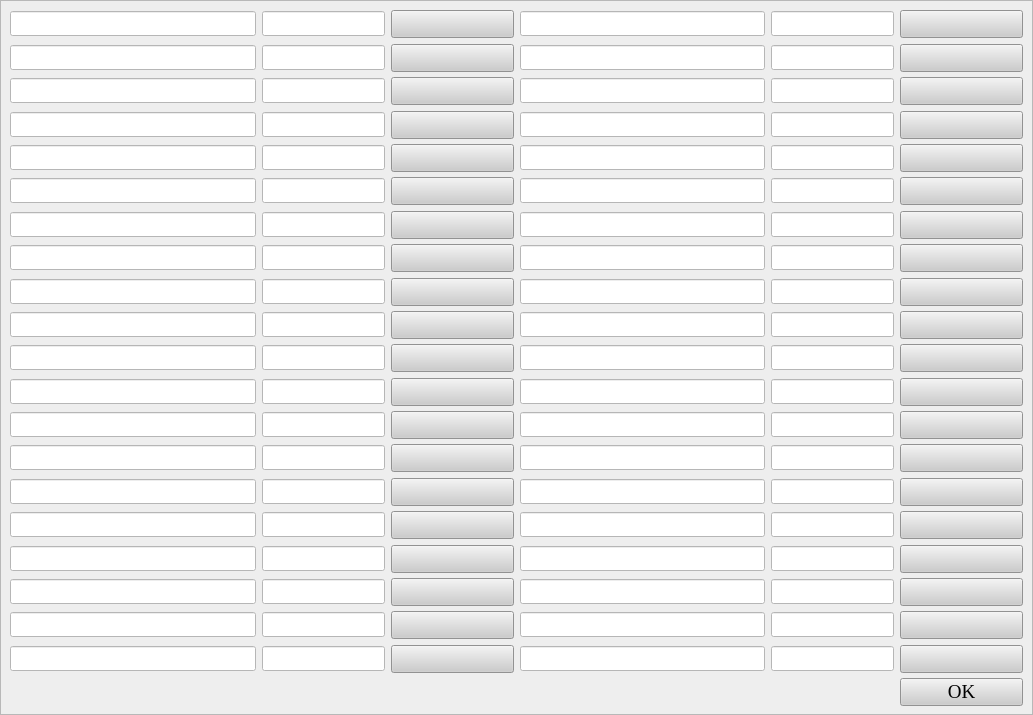
<?xml version="1.0" encoding="UTF-8"?>
<ui version="4.0">
 <class>ScriptSetting</class>
 <widget class="QWidget" name="ScriptSetting">
  <property name="geometry">
   <rect>
    <x>0</x>
    <y>0</y>
    <width>1033</width>
    <height>715</height>
   </rect>
  </property>
  <property name="minimumSize">
   <size>
    <width>1033</width>
    <height>715</height>
   </size>
  </property>
  <property name="maximumSize">
   <size>
    <width>1033</width>
    <height>728</height>
   </size>
  </property>
  <property name="windowTitle">
   <string>Setting</string>
  </property>
  <property name="styleSheet">
   <string notr="true">QFrame{
	background-color: #EEEEEE;
}
QPushButton{
	background-color: 	#CCCCCC;
	color: rgb(0, 0, 0);
	font: 75 14pt &quot;Times New Roman&quot;;
}
QPushButton:hover{
	background-color: #0078D4;
	color: rgb(255, 255, 255);
	font: 14pt &quot;Calibri&quot;;
}
QLabel{
	color: rgb(0, 0, 0);
background-color: #EEEEEE;
	font: 75 14pt &quot;Calibri&quot;;
}

QTextEdit{
background-color: #828EAE;
	color: rgb(255, 255, 255);
}
QLineEdit{
	background-color: #FFFFFF;
	color: rgb(0, 0, 0);
	border-width: 2px;
	border-color: rgb(0, 0, 0);
}
QLineEdit:hover{
	border: 1px solid blue; 
	background-color: #FFFFFF;
}</string>
  </property>
  <layout class="QGridLayout" name="gridLayout" columnstretch="0,0">
   <property name="horizontalSpacing">
    <number>7</number>
   </property>
   <property name="verticalSpacing">
    <number>2</number>
   </property>
   <property name="margin">
    <number>0</number>
   </property>
   <item row="0" column="1">
    <widget class="QFrame" name="frame">
     <property name="frameShape">
      <enum>QFrame::StyledPanel</enum>
     </property>
     <property name="frameShadow">
      <enum>QFrame::Raised</enum>
     </property>
     <layout class="QGridLayout" name="gridLayout_2" columnstretch="2,1,1,2,1,1">
      <item row="0" column="2">
       <widget class="QPushButton" name="pushButton_1">
        <property name="minimumSize">
         <size>
          <width>93</width>
          <height>28</height>
         </size>
        </property>
        <property name="font">
         <font>
          <family>Times New Roman</family>
          <pointsize>14</pointsize>
          <weight>9</weight>
          <italic>false</italic>
          <bold>false</bold>
         </font>
        </property>
        <property name="text">
         <string/>
        </property>
       </widget>
      </item>
      <item row="19" column="2">
       <widget class="QPushButton" name="pushButton_20">
        <property name="minimumSize">
         <size>
          <width>93</width>
          <height>28</height>
         </size>
        </property>
        <property name="font">
         <font>
          <family>Times New Roman</family>
          <pointsize>14</pointsize>
          <weight>9</weight>
          <italic>false</italic>
          <bold>false</bold>
         </font>
        </property>
        <property name="text">
         <string/>
        </property>
       </widget>
      </item>
      <item row="3" column="2">
       <widget class="QPushButton" name="pushButton_4">
        <property name="minimumSize">
         <size>
          <width>93</width>
          <height>28</height>
         </size>
        </property>
        <property name="font">
         <font>
          <family>Times New Roman</family>
          <pointsize>14</pointsize>
          <weight>9</weight>
          <italic>false</italic>
          <bold>false</bold>
         </font>
        </property>
        <property name="text">
         <string/>
        </property>
       </widget>
      </item>
      <item row="18" column="2">
       <widget class="QPushButton" name="pushButton_19">
        <property name="minimumSize">
         <size>
          <width>93</width>
          <height>28</height>
         </size>
        </property>
        <property name="font">
         <font>
          <family>Times New Roman</family>
          <pointsize>14</pointsize>
          <weight>9</weight>
          <italic>false</italic>
          <bold>false</bold>
         </font>
        </property>
        <property name="text">
         <string/>
        </property>
       </widget>
      </item>
      <item row="2" column="2">
       <widget class="QPushButton" name="pushButton_3">
        <property name="minimumSize">
         <size>
          <width>93</width>
          <height>28</height>
         </size>
        </property>
        <property name="font">
         <font>
          <family>Times New Roman</family>
          <pointsize>14</pointsize>
          <weight>9</weight>
          <italic>false</italic>
          <bold>false</bold>
         </font>
        </property>
        <property name="text">
         <string/>
        </property>
       </widget>
      </item>
      <item row="0" column="0">
       <widget class="QLineEdit" name="str_lineedit_1">
        <property name="font">
         <font>
          <family>Century Schoolbook</family>
          <pointsize>12</pointsize>
         </font>
        </property>
       </widget>
      </item>
      <item row="1" column="2">
       <widget class="QPushButton" name="pushButton_2">
        <property name="minimumSize">
         <size>
          <width>93</width>
          <height>28</height>
         </size>
        </property>
        <property name="font">
         <font>
          <family>Times New Roman</family>
          <pointsize>14</pointsize>
          <weight>9</weight>
          <italic>false</italic>
          <bold>false</bold>
         </font>
        </property>
        <property name="text">
         <string/>
        </property>
       </widget>
      </item>
      <item row="4" column="2">
       <widget class="QPushButton" name="pushButton_5">
        <property name="minimumSize">
         <size>
          <width>93</width>
          <height>28</height>
         </size>
        </property>
        <property name="font">
         <font>
          <family>Times New Roman</family>
          <pointsize>14</pointsize>
          <weight>9</weight>
          <italic>false</italic>
          <bold>false</bold>
         </font>
        </property>
        <property name="text">
         <string/>
        </property>
       </widget>
      </item>
      <item row="14" column="2">
       <widget class="QPushButton" name="pushButton_15">
        <property name="minimumSize">
         <size>
          <width>93</width>
          <height>28</height>
         </size>
        </property>
        <property name="font">
         <font>
          <family>Times New Roman</family>
          <pointsize>14</pointsize>
          <weight>9</weight>
          <italic>false</italic>
          <bold>false</bold>
         </font>
        </property>
        <property name="text">
         <string/>
        </property>
       </widget>
      </item>
      <item row="16" column="2">
       <widget class="QPushButton" name="pushButton_17">
        <property name="minimumSize">
         <size>
          <width>93</width>
          <height>28</height>
         </size>
        </property>
        <property name="font">
         <font>
          <family>Times New Roman</family>
          <pointsize>14</pointsize>
          <weight>9</weight>
          <italic>false</italic>
          <bold>false</bold>
         </font>
        </property>
        <property name="text">
         <string/>
        </property>
       </widget>
      </item>
      <item row="15" column="2">
       <widget class="QPushButton" name="pushButton_16">
        <property name="minimumSize">
         <size>
          <width>93</width>
          <height>28</height>
         </size>
        </property>
        <property name="font">
         <font>
          <family>Times New Roman</family>
          <pointsize>14</pointsize>
          <weight>9</weight>
          <italic>false</italic>
          <bold>false</bold>
         </font>
        </property>
        <property name="text">
         <string/>
        </property>
       </widget>
      </item>
      <item row="13" column="2">
       <widget class="QPushButton" name="pushButton_14">
        <property name="minimumSize">
         <size>
          <width>93</width>
          <height>28</height>
         </size>
        </property>
        <property name="font">
         <font>
          <family>Times New Roman</family>
          <pointsize>14</pointsize>
          <weight>9</weight>
          <italic>false</italic>
          <bold>false</bold>
         </font>
        </property>
        <property name="text">
         <string/>
        </property>
       </widget>
      </item>
      <item row="17" column="2">
       <widget class="QPushButton" name="pushButton_18">
        <property name="minimumSize">
         <size>
          <width>93</width>
          <height>28</height>
         </size>
        </property>
        <property name="font">
         <font>
          <family>Times New Roman</family>
          <pointsize>14</pointsize>
          <weight>9</weight>
          <italic>false</italic>
          <bold>false</bold>
         </font>
        </property>
        <property name="text">
         <string/>
        </property>
       </widget>
      </item>
      <item row="0" column="5">
       <widget class="QPushButton" name="pushButton_21">
        <property name="minimumSize">
         <size>
          <width>93</width>
          <height>28</height>
         </size>
        </property>
        <property name="font">
         <font>
          <family>Times New Roman</family>
          <pointsize>14</pointsize>
          <weight>9</weight>
          <italic>false</italic>
          <bold>false</bold>
         </font>
        </property>
        <property name="text">
         <string/>
        </property>
       </widget>
      </item>
      <item row="5" column="2">
       <widget class="QPushButton" name="pushButton_6">
        <property name="minimumSize">
         <size>
          <width>93</width>
          <height>28</height>
         </size>
        </property>
        <property name="font">
         <font>
          <family>Times New Roman</family>
          <pointsize>14</pointsize>
          <weight>9</weight>
          <italic>false</italic>
          <bold>false</bold>
         </font>
        </property>
        <property name="text">
         <string/>
        </property>
       </widget>
      </item>
      <item row="8" column="2">
       <widget class="QPushButton" name="pushButton_9">
        <property name="minimumSize">
         <size>
          <width>93</width>
          <height>28</height>
         </size>
        </property>
        <property name="font">
         <font>
          <family>Times New Roman</family>
          <pointsize>14</pointsize>
          <weight>9</weight>
          <italic>false</italic>
          <bold>false</bold>
         </font>
        </property>
        <property name="text">
         <string/>
        </property>
       </widget>
      </item>
      <item row="7" column="2">
       <widget class="QPushButton" name="pushButton_8">
        <property name="minimumSize">
         <size>
          <width>93</width>
          <height>28</height>
         </size>
        </property>
        <property name="font">
         <font>
          <family>Times New Roman</family>
          <pointsize>14</pointsize>
          <weight>9</weight>
          <italic>false</italic>
          <bold>false</bold>
         </font>
        </property>
        <property name="text">
         <string/>
        </property>
       </widget>
      </item>
      <item row="6" column="2">
       <widget class="QPushButton" name="pushButton_7">
        <property name="minimumSize">
         <size>
          <width>93</width>
          <height>28</height>
         </size>
        </property>
        <property name="font">
         <font>
          <family>Times New Roman</family>
          <pointsize>14</pointsize>
          <weight>9</weight>
          <italic>false</italic>
          <bold>false</bold>
         </font>
        </property>
        <property name="text">
         <string/>
        </property>
       </widget>
      </item>
      <item row="9" column="2">
       <widget class="QPushButton" name="pushButton_10">
        <property name="minimumSize">
         <size>
          <width>93</width>
          <height>28</height>
         </size>
        </property>
        <property name="font">
         <font>
          <family>Times New Roman</family>
          <pointsize>14</pointsize>
          <weight>9</weight>
          <italic>false</italic>
          <bold>false</bold>
         </font>
        </property>
        <property name="text">
         <string/>
        </property>
       </widget>
      </item>
      <item row="10" column="2">
       <widget class="QPushButton" name="pushButton_11">
        <property name="minimumSize">
         <size>
          <width>93</width>
          <height>28</height>
         </size>
        </property>
        <property name="font">
         <font>
          <family>Times New Roman</family>
          <pointsize>14</pointsize>
          <weight>9</weight>
          <italic>false</italic>
          <bold>false</bold>
         </font>
        </property>
        <property name="text">
         <string/>
        </property>
       </widget>
      </item>
      <item row="11" column="2">
       <widget class="QPushButton" name="pushButton_12">
        <property name="minimumSize">
         <size>
          <width>93</width>
          <height>28</height>
         </size>
        </property>
        <property name="font">
         <font>
          <family>Times New Roman</family>
          <pointsize>14</pointsize>
          <weight>9</weight>
          <italic>false</italic>
          <bold>false</bold>
         </font>
        </property>
        <property name="text">
         <string/>
        </property>
       </widget>
      </item>
      <item row="12" column="2">
       <widget class="QPushButton" name="pushButton_13">
        <property name="minimumSize">
         <size>
          <width>93</width>
          <height>28</height>
         </size>
        </property>
        <property name="font">
         <font>
          <family>Times New Roman</family>
          <pointsize>14</pointsize>
          <weight>9</weight>
          <italic>false</italic>
          <bold>false</bold>
         </font>
        </property>
        <property name="text">
         <string/>
        </property>
       </widget>
      </item>
      <item row="20" column="5">
       <widget class="QPushButton" name="ok_btn">
        <property name="minimumSize">
         <size>
          <width>93</width>
          <height>28</height>
         </size>
        </property>
        <property name="font">
         <font>
          <family>Times New Roman</family>
          <pointsize>14</pointsize>
          <weight>9</weight>
          <italic>false</italic>
          <bold>false</bold>
         </font>
        </property>
        <property name="text">
         <string>OK</string>
        </property>
       </widget>
      </item>
      <item row="1" column="5">
       <widget class="QPushButton" name="pushButton_22">
        <property name="minimumSize">
         <size>
          <width>93</width>
          <height>28</height>
         </size>
        </property>
        <property name="font">
         <font>
          <family>Times New Roman</family>
          <pointsize>14</pointsize>
          <weight>9</weight>
          <italic>false</italic>
          <bold>false</bold>
         </font>
        </property>
        <property name="text">
         <string/>
        </property>
       </widget>
      </item>
      <item row="5" column="5">
       <widget class="QPushButton" name="pushButton_26">
        <property name="minimumSize">
         <size>
          <width>93</width>
          <height>28</height>
         </size>
        </property>
        <property name="font">
         <font>
          <family>Times New Roman</family>
          <pointsize>14</pointsize>
          <weight>9</weight>
          <italic>false</italic>
          <bold>false</bold>
         </font>
        </property>
        <property name="text">
         <string/>
        </property>
       </widget>
      </item>
      <item row="2" column="5">
       <widget class="QPushButton" name="pushButton_23">
        <property name="minimumSize">
         <size>
          <width>93</width>
          <height>28</height>
         </size>
        </property>
        <property name="font">
         <font>
          <family>Times New Roman</family>
          <pointsize>14</pointsize>
          <weight>9</weight>
          <italic>false</italic>
          <bold>false</bold>
         </font>
        </property>
        <property name="text">
         <string/>
        </property>
       </widget>
      </item>
      <item row="4" column="5">
       <widget class="QPushButton" name="pushButton_25">
        <property name="minimumSize">
         <size>
          <width>93</width>
          <height>28</height>
         </size>
        </property>
        <property name="font">
         <font>
          <family>Times New Roman</family>
          <pointsize>14</pointsize>
          <weight>9</weight>
          <italic>false</italic>
          <bold>false</bold>
         </font>
        </property>
        <property name="text">
         <string/>
        </property>
       </widget>
      </item>
      <item row="3" column="5">
       <widget class="QPushButton" name="pushButton_24">
        <property name="minimumSize">
         <size>
          <width>93</width>
          <height>28</height>
         </size>
        </property>
        <property name="font">
         <font>
          <family>Times New Roman</family>
          <pointsize>14</pointsize>
          <weight>9</weight>
          <italic>false</italic>
          <bold>false</bold>
         </font>
        </property>
        <property name="text">
         <string/>
        </property>
       </widget>
      </item>
      <item row="6" column="5">
       <widget class="QPushButton" name="pushButton_27">
        <property name="minimumSize">
         <size>
          <width>93</width>
          <height>28</height>
         </size>
        </property>
        <property name="font">
         <font>
          <family>Times New Roman</family>
          <pointsize>14</pointsize>
          <weight>9</weight>
          <italic>false</italic>
          <bold>false</bold>
         </font>
        </property>
        <property name="text">
         <string/>
        </property>
       </widget>
      </item>
      <item row="7" column="5">
       <widget class="QPushButton" name="pushButton_28">
        <property name="minimumSize">
         <size>
          <width>93</width>
          <height>28</height>
         </size>
        </property>
        <property name="font">
         <font>
          <family>Times New Roman</family>
          <pointsize>14</pointsize>
          <weight>9</weight>
          <italic>false</italic>
          <bold>false</bold>
         </font>
        </property>
        <property name="text">
         <string/>
        </property>
       </widget>
      </item>
      <item row="9" column="5">
       <widget class="QPushButton" name="pushButton_30">
        <property name="minimumSize">
         <size>
          <width>93</width>
          <height>28</height>
         </size>
        </property>
        <property name="font">
         <font>
          <family>Times New Roman</family>
          <pointsize>14</pointsize>
          <weight>9</weight>
          <italic>false</italic>
          <bold>false</bold>
         </font>
        </property>
        <property name="text">
         <string/>
        </property>
       </widget>
      </item>
      <item row="12" column="5">
       <widget class="QPushButton" name="pushButton_33">
        <property name="minimumSize">
         <size>
          <width>93</width>
          <height>28</height>
         </size>
        </property>
        <property name="font">
         <font>
          <family>Times New Roman</family>
          <pointsize>14</pointsize>
          <weight>9</weight>
          <italic>false</italic>
          <bold>false</bold>
         </font>
        </property>
        <property name="text">
         <string/>
        </property>
       </widget>
      </item>
      <item row="19" column="5">
       <widget class="QPushButton" name="pushButton_40">
        <property name="minimumSize">
         <size>
          <width>93</width>
          <height>28</height>
         </size>
        </property>
        <property name="font">
         <font>
          <family>Times New Roman</family>
          <pointsize>14</pointsize>
          <weight>9</weight>
          <italic>false</italic>
          <bold>false</bold>
         </font>
        </property>
        <property name="text">
         <string/>
        </property>
       </widget>
      </item>
      <item row="17" column="5">
       <widget class="QPushButton" name="pushButton_38">
        <property name="minimumSize">
         <size>
          <width>93</width>
          <height>28</height>
         </size>
        </property>
        <property name="font">
         <font>
          <family>Times New Roman</family>
          <pointsize>14</pointsize>
          <weight>9</weight>
          <italic>false</italic>
          <bold>false</bold>
         </font>
        </property>
        <property name="text">
         <string/>
        </property>
       </widget>
      </item>
      <item row="15" column="5">
       <widget class="QPushButton" name="pushButton_36">
        <property name="minimumSize">
         <size>
          <width>93</width>
          <height>28</height>
         </size>
        </property>
        <property name="font">
         <font>
          <family>Times New Roman</family>
          <pointsize>14</pointsize>
          <weight>9</weight>
          <italic>false</italic>
          <bold>false</bold>
         </font>
        </property>
        <property name="text">
         <string/>
        </property>
       </widget>
      </item>
      <item row="10" column="5">
       <widget class="QPushButton" name="pushButton_31">
        <property name="minimumSize">
         <size>
          <width>93</width>
          <height>28</height>
         </size>
        </property>
        <property name="font">
         <font>
          <family>Times New Roman</family>
          <pointsize>14</pointsize>
          <weight>9</weight>
          <italic>false</italic>
          <bold>false</bold>
         </font>
        </property>
        <property name="text">
         <string/>
        </property>
       </widget>
      </item>
      <item row="13" column="5">
       <widget class="QPushButton" name="pushButton_34">
        <property name="minimumSize">
         <size>
          <width>93</width>
          <height>28</height>
         </size>
        </property>
        <property name="font">
         <font>
          <family>Times New Roman</family>
          <pointsize>14</pointsize>
          <weight>9</weight>
          <italic>false</italic>
          <bold>false</bold>
         </font>
        </property>
        <property name="text">
         <string/>
        </property>
       </widget>
      </item>
      <item row="8" column="5">
       <widget class="QPushButton" name="pushButton_29">
        <property name="minimumSize">
         <size>
          <width>93</width>
          <height>28</height>
         </size>
        </property>
        <property name="font">
         <font>
          <family>Times New Roman</family>
          <pointsize>14</pointsize>
          <weight>9</weight>
          <italic>false</italic>
          <bold>false</bold>
         </font>
        </property>
        <property name="text">
         <string/>
        </property>
       </widget>
      </item>
      <item row="18" column="5">
       <widget class="QPushButton" name="pushButton_39">
        <property name="minimumSize">
         <size>
          <width>93</width>
          <height>28</height>
         </size>
        </property>
        <property name="font">
         <font>
          <family>Times New Roman</family>
          <pointsize>14</pointsize>
          <weight>9</weight>
          <italic>false</italic>
          <bold>false</bold>
         </font>
        </property>
        <property name="text">
         <string/>
        </property>
       </widget>
      </item>
      <item row="11" column="5">
       <widget class="QPushButton" name="pushButton_32">
        <property name="minimumSize">
         <size>
          <width>93</width>
          <height>28</height>
         </size>
        </property>
        <property name="font">
         <font>
          <family>Times New Roman</family>
          <pointsize>14</pointsize>
          <weight>9</weight>
          <italic>false</italic>
          <bold>false</bold>
         </font>
        </property>
        <property name="text">
         <string/>
        </property>
       </widget>
      </item>
      <item row="16" column="5">
       <widget class="QPushButton" name="pushButton_37">
        <property name="minimumSize">
         <size>
          <width>93</width>
          <height>28</height>
         </size>
        </property>
        <property name="font">
         <font>
          <family>Times New Roman</family>
          <pointsize>14</pointsize>
          <weight>9</weight>
          <italic>false</italic>
          <bold>false</bold>
         </font>
        </property>
        <property name="text">
         <string/>
        </property>
       </widget>
      </item>
      <item row="14" column="5">
       <widget class="QPushButton" name="pushButton_35">
        <property name="minimumSize">
         <size>
          <width>93</width>
          <height>28</height>
         </size>
        </property>
        <property name="font">
         <font>
          <family>Times New Roman</family>
          <pointsize>14</pointsize>
          <weight>9</weight>
          <italic>false</italic>
          <bold>false</bold>
         </font>
        </property>
        <property name="text">
         <string/>
        </property>
       </widget>
      </item>
      <item row="4" column="3">
       <widget class="QLineEdit" name="str_lineedit_25">
        <property name="font">
         <font>
          <family>Century Schoolbook</family>
          <pointsize>12</pointsize>
         </font>
        </property>
       </widget>
      </item>
      <item row="8" column="1">
       <widget class="QLineEdit" name="cmd_name_lineedit_9">
        <property name="font">
         <font>
          <family>Century Schoolbook</family>
          <pointsize>12</pointsize>
         </font>
        </property>
       </widget>
      </item>
      <item row="15" column="1">
       <widget class="QLineEdit" name="cmd_name_lineedit_16">
        <property name="font">
         <font>
          <family>Century Schoolbook</family>
          <pointsize>12</pointsize>
         </font>
        </property>
       </widget>
      </item>
      <item row="15" column="0">
       <widget class="QLineEdit" name="str_lineedit_16">
        <property name="font">
         <font>
          <family>Century Schoolbook</family>
          <pointsize>12</pointsize>
         </font>
        </property>
       </widget>
      </item>
      <item row="13" column="3">
       <widget class="QLineEdit" name="str_lineedit_34">
        <property name="font">
         <font>
          <family>Century Schoolbook</family>
          <pointsize>12</pointsize>
         </font>
        </property>
       </widget>
      </item>
      <item row="12" column="4">
       <widget class="QLineEdit" name="cmd_name_lineedit_33">
        <property name="font">
         <font>
          <family>Century Schoolbook</family>
          <pointsize>12</pointsize>
         </font>
        </property>
       </widget>
      </item>
      <item row="6" column="0">
       <widget class="QLineEdit" name="str_lineedit_7">
        <property name="font">
         <font>
          <family>Century Schoolbook</family>
          <pointsize>12</pointsize>
         </font>
        </property>
       </widget>
      </item>
      <item row="1" column="1">
       <widget class="QLineEdit" name="cmd_name_lineedit_2">
        <property name="font">
         <font>
          <family>Century Schoolbook</family>
          <pointsize>12</pointsize>
         </font>
        </property>
       </widget>
      </item>
      <item row="2" column="4">
       <widget class="QLineEdit" name="cmd_name_lineedit_23">
        <property name="font">
         <font>
          <family>Century Schoolbook</family>
          <pointsize>12</pointsize>
         </font>
        </property>
       </widget>
      </item>
      <item row="5" column="3">
       <widget class="QLineEdit" name="str_lineedit_26">
        <property name="font">
         <font>
          <family>Century Schoolbook</family>
          <pointsize>12</pointsize>
         </font>
        </property>
       </widget>
      </item>
      <item row="8" column="4">
       <widget class="QLineEdit" name="cmd_name_lineedit_29">
        <property name="font">
         <font>
          <family>Century Schoolbook</family>
          <pointsize>12</pointsize>
         </font>
        </property>
       </widget>
      </item>
      <item row="16" column="0">
       <widget class="QLineEdit" name="str_lineedit_17">
        <property name="font">
         <font>
          <family>Century Schoolbook</family>
          <pointsize>12</pointsize>
         </font>
        </property>
       </widget>
      </item>
      <item row="9" column="1">
       <widget class="QLineEdit" name="cmd_name_lineedit_10">
        <property name="font">
         <font>
          <family>Century Schoolbook</family>
          <pointsize>12</pointsize>
         </font>
        </property>
       </widget>
      </item>
      <item row="7" column="0">
       <widget class="QLineEdit" name="str_lineedit_8">
        <property name="font">
         <font>
          <family>Century Schoolbook</family>
          <pointsize>12</pointsize>
         </font>
        </property>
       </widget>
      </item>
      <item row="16" column="1">
       <widget class="QLineEdit" name="cmd_name_lineedit_17">
        <property name="font">
         <font>
          <family>Century Schoolbook</family>
          <pointsize>12</pointsize>
         </font>
        </property>
       </widget>
      </item>
      <item row="14" column="3">
       <widget class="QLineEdit" name="str_lineedit_35">
        <property name="font">
         <font>
          <family>Century Schoolbook</family>
          <pointsize>12</pointsize>
         </font>
        </property>
       </widget>
      </item>
      <item row="2" column="1">
       <widget class="QLineEdit" name="cmd_name_lineedit_3">
        <property name="font">
         <font>
          <family>Century Schoolbook</family>
          <pointsize>12</pointsize>
         </font>
        </property>
       </widget>
      </item>
      <item row="18" column="4">
       <widget class="QLineEdit" name="cmd_name_lineedit_39">
        <property name="font">
         <font>
          <family>Century Schoolbook</family>
          <pointsize>12</pointsize>
         </font>
        </property>
       </widget>
      </item>
      <item row="6" column="3">
       <widget class="QLineEdit" name="str_lineedit_27">
        <property name="font">
         <font>
          <family>Century Schoolbook</family>
          <pointsize>12</pointsize>
         </font>
        </property>
       </widget>
      </item>
      <item row="8" column="0">
       <widget class="QLineEdit" name="str_lineedit_9">
        <property name="font">
         <font>
          <family>Century Schoolbook</family>
          <pointsize>12</pointsize>
         </font>
        </property>
       </widget>
      </item>
      <item row="13" column="4">
       <widget class="QLineEdit" name="cmd_name_lineedit_34">
        <property name="font">
         <font>
          <family>Century Schoolbook</family>
          <pointsize>12</pointsize>
         </font>
        </property>
       </widget>
      </item>
      <item row="17" column="0">
       <widget class="QLineEdit" name="str_lineedit_18">
        <property name="font">
         <font>
          <family>Century Schoolbook</family>
          <pointsize>12</pointsize>
         </font>
        </property>
       </widget>
      </item>
      <item row="3" column="4">
       <widget class="QLineEdit" name="cmd_name_lineedit_24">
        <property name="font">
         <font>
          <family>Century Schoolbook</family>
          <pointsize>12</pointsize>
         </font>
        </property>
       </widget>
      </item>
      <item row="15" column="3">
       <widget class="QLineEdit" name="str_lineedit_36">
        <property name="font">
         <font>
          <family>Century Schoolbook</family>
          <pointsize>12</pointsize>
         </font>
        </property>
       </widget>
      </item>
      <item row="17" column="1">
       <widget class="QLineEdit" name="cmd_name_lineedit_18">
        <property name="font">
         <font>
          <family>Century Schoolbook</family>
          <pointsize>12</pointsize>
         </font>
        </property>
       </widget>
      </item>
      <item row="10" column="1">
       <widget class="QLineEdit" name="cmd_name_lineedit_11">
        <property name="font">
         <font>
          <family>Century Schoolbook</family>
          <pointsize>12</pointsize>
         </font>
        </property>
       </widget>
      </item>
      <item row="9" column="0">
       <widget class="QLineEdit" name="str_lineedit_10">
        <property name="font">
         <font>
          <family>Century Schoolbook</family>
          <pointsize>12</pointsize>
         </font>
        </property>
       </widget>
      </item>
      <item row="3" column="1">
       <widget class="QLineEdit" name="cmd_name_lineedit_4">
        <property name="font">
         <font>
          <family>Century Schoolbook</family>
          <pointsize>12</pointsize>
         </font>
        </property>
       </widget>
      </item>
      <item row="7" column="3">
       <widget class="QLineEdit" name="str_lineedit_28">
        <property name="font">
         <font>
          <family>Century Schoolbook</family>
          <pointsize>12</pointsize>
         </font>
        </property>
       </widget>
      </item>
      <item row="9" column="4">
       <widget class="QLineEdit" name="cmd_name_lineedit_30">
        <property name="font">
         <font>
          <family>Century Schoolbook</family>
          <pointsize>12</pointsize>
         </font>
        </property>
       </widget>
      </item>
      <item row="18" column="0">
       <widget class="QLineEdit" name="str_lineedit_19">
        <property name="font">
         <font>
          <family>Century Schoolbook</family>
          <pointsize>12</pointsize>
         </font>
        </property>
       </widget>
      </item>
      <item row="10" column="0">
       <widget class="QLineEdit" name="str_lineedit_11">
        <property name="font">
         <font>
          <family>Century Schoolbook</family>
          <pointsize>12</pointsize>
         </font>
        </property>
       </widget>
      </item>
      <item row="4" column="4">
       <widget class="QLineEdit" name="cmd_name_lineedit_25">
        <property name="font">
         <font>
          <family>Century Schoolbook</family>
          <pointsize>12</pointsize>
         </font>
        </property>
       </widget>
      </item>
      <item row="14" column="4">
       <widget class="QLineEdit" name="cmd_name_lineedit_35">
        <property name="font">
         <font>
          <family>Century Schoolbook</family>
          <pointsize>12</pointsize>
         </font>
        </property>
       </widget>
      </item>
      <item row="19" column="0">
       <widget class="QLineEdit" name="str_lineedit_20">
        <property name="font">
         <font>
          <family>Century Schoolbook</family>
          <pointsize>12</pointsize>
         </font>
        </property>
       </widget>
      </item>
      <item row="8" column="3">
       <widget class="QLineEdit" name="str_lineedit_29">
        <property name="font">
         <font>
          <family>Century Schoolbook</family>
          <pointsize>12</pointsize>
         </font>
        </property>
       </widget>
      </item>
      <item row="11" column="1">
       <widget class="QLineEdit" name="cmd_name_lineedit_12">
        <property name="font">
         <font>
          <family>Century Schoolbook</family>
          <pointsize>12</pointsize>
         </font>
        </property>
       </widget>
      </item>
      <item row="4" column="1">
       <widget class="QLineEdit" name="cmd_name_lineedit_5">
        <property name="font">
         <font>
          <family>Century Schoolbook</family>
          <pointsize>12</pointsize>
         </font>
        </property>
       </widget>
      </item>
      <item row="18" column="1">
       <widget class="QLineEdit" name="cmd_name_lineedit_19">
        <property name="font">
         <font>
          <family>Century Schoolbook</family>
          <pointsize>12</pointsize>
         </font>
        </property>
       </widget>
      </item>
      <item row="10" column="4">
       <widget class="QLineEdit" name="cmd_name_lineedit_31">
        <property name="font">
         <font>
          <family>Century Schoolbook</family>
          <pointsize>12</pointsize>
         </font>
        </property>
       </widget>
      </item>
      <item row="11" column="0">
       <widget class="QLineEdit" name="str_lineedit_12">
        <property name="font">
         <font>
          <family>Century Schoolbook</family>
          <pointsize>12</pointsize>
         </font>
        </property>
       </widget>
      </item>
      <item row="16" column="3">
       <widget class="QLineEdit" name="str_lineedit_37">
        <property name="font">
         <font>
          <family>Century Schoolbook</family>
          <pointsize>12</pointsize>
         </font>
        </property>
       </widget>
      </item>
      <item row="0" column="3">
       <widget class="QLineEdit" name="str_lineedit_21">
        <property name="font">
         <font>
          <family>Century Schoolbook</family>
          <pointsize>12</pointsize>
         </font>
        </property>
       </widget>
      </item>
      <item row="9" column="3">
       <widget class="QLineEdit" name="str_lineedit_30">
        <property name="font">
         <font>
          <family>Century Schoolbook</family>
          <pointsize>12</pointsize>
         </font>
        </property>
       </widget>
      </item>
      <item row="5" column="1">
       <widget class="QLineEdit" name="cmd_name_lineedit_6">
        <property name="font">
         <font>
          <family>Century Schoolbook</family>
          <pointsize>12</pointsize>
         </font>
        </property>
       </widget>
      </item>
      <item row="19" column="1">
       <widget class="QLineEdit" name="cmd_name_lineedit_20">
        <property name="font">
         <font>
          <family>Century Schoolbook</family>
          <pointsize>12</pointsize>
         </font>
        </property>
       </widget>
      </item>
      <item row="15" column="4">
       <widget class="QLineEdit" name="cmd_name_lineedit_36">
        <property name="font">
         <font>
          <family>Century Schoolbook</family>
          <pointsize>12</pointsize>
         </font>
        </property>
       </widget>
      </item>
      <item row="12" column="1">
       <widget class="QLineEdit" name="cmd_name_lineedit_13">
        <property name="font">
         <font>
          <family>Century Schoolbook</family>
          <pointsize>12</pointsize>
         </font>
        </property>
       </widget>
      </item>
      <item row="1" column="0">
       <widget class="QLineEdit" name="str_lineedit_2">
        <property name="font">
         <font>
          <family>Century Schoolbook</family>
          <pointsize>12</pointsize>
         </font>
        </property>
       </widget>
      </item>
      <item row="5" column="4">
       <widget class="QLineEdit" name="cmd_name_lineedit_26">
        <property name="font">
         <font>
          <family>Century Schoolbook</family>
          <pointsize>12</pointsize>
         </font>
        </property>
       </widget>
      </item>
      <item row="12" column="0">
       <widget class="QLineEdit" name="str_lineedit_13">
        <property name="font">
         <font>
          <family>Century Schoolbook</family>
          <pointsize>12</pointsize>
         </font>
        </property>
       </widget>
      </item>
      <item row="17" column="3">
       <widget class="QLineEdit" name="str_lineedit_38">
        <property name="font">
         <font>
          <family>Century Schoolbook</family>
          <pointsize>12</pointsize>
         </font>
        </property>
       </widget>
      </item>
      <item row="1" column="3">
       <widget class="QLineEdit" name="str_lineedit_22">
        <property name="font">
         <font>
          <family>Century Schoolbook</family>
          <pointsize>12</pointsize>
         </font>
        </property>
       </widget>
      </item>
      <item row="10" column="3">
       <widget class="QLineEdit" name="str_lineedit_31">
        <property name="font">
         <font>
          <family>Century Schoolbook</family>
          <pointsize>12</pointsize>
         </font>
        </property>
       </widget>
      </item>
      <item row="2" column="0">
       <widget class="QLineEdit" name="str_lineedit_3">
        <property name="font">
         <font>
          <family>Century Schoolbook</family>
          <pointsize>12</pointsize>
         </font>
        </property>
       </widget>
      </item>
      <item row="11" column="4">
       <widget class="QLineEdit" name="cmd_name_lineedit_32">
        <property name="font">
         <font>
          <family>Century Schoolbook</family>
          <pointsize>12</pointsize>
         </font>
        </property>
       </widget>
      </item>
      <item row="6" column="1">
       <widget class="QLineEdit" name="cmd_name_lineedit_7">
        <property name="font">
         <font>
          <family>Century Schoolbook</family>
          <pointsize>12</pointsize>
         </font>
        </property>
       </widget>
      </item>
      <item row="13" column="1">
       <widget class="QLineEdit" name="cmd_name_lineedit_14">
        <property name="font">
         <font>
          <family>Century Schoolbook</family>
          <pointsize>12</pointsize>
         </font>
        </property>
       </widget>
      </item>
      <item row="13" column="0">
       <widget class="QLineEdit" name="str_lineedit_14">
        <property name="font">
         <font>
          <family>Century Schoolbook</family>
          <pointsize>12</pointsize>
         </font>
        </property>
       </widget>
      </item>
      <item row="6" column="4">
       <widget class="QLineEdit" name="cmd_name_lineedit_27">
        <property name="font">
         <font>
          <family>Century Schoolbook</family>
          <pointsize>12</pointsize>
         </font>
        </property>
       </widget>
      </item>
      <item row="0" column="4">
       <widget class="QLineEdit" name="cmd_name_lineedit_21">
        <property name="font">
         <font>
          <family>Century Schoolbook</family>
          <pointsize>12</pointsize>
         </font>
        </property>
       </widget>
      </item>
      <item row="2" column="3">
       <widget class="QLineEdit" name="str_lineedit_23">
        <property name="font">
         <font>
          <family>Century Schoolbook</family>
          <pointsize>12</pointsize>
         </font>
        </property>
       </widget>
      </item>
      <item row="3" column="0">
       <widget class="QLineEdit" name="str_lineedit_4">
        <property name="font">
         <font>
          <family>Century Schoolbook</family>
          <pointsize>12</pointsize>
         </font>
        </property>
       </widget>
      </item>
      <item row="18" column="3">
       <widget class="QLineEdit" name="str_lineedit_39">
        <property name="font">
         <font>
          <family>Century Schoolbook</family>
          <pointsize>12</pointsize>
         </font>
        </property>
       </widget>
      </item>
      <item row="16" column="4">
       <widget class="QLineEdit" name="cmd_name_lineedit_37">
        <property name="font">
         <font>
          <family>Century Schoolbook</family>
          <pointsize>12</pointsize>
         </font>
        </property>
       </widget>
      </item>
      <item row="11" column="3">
       <widget class="QLineEdit" name="str_lineedit_32">
        <property name="font">
         <font>
          <family>Century Schoolbook</family>
          <pointsize>12</pointsize>
         </font>
        </property>
       </widget>
      </item>
      <item row="14" column="0">
       <widget class="QLineEdit" name="str_lineedit_15">
        <property name="font">
         <font>
          <family>Century Schoolbook</family>
          <pointsize>12</pointsize>
         </font>
        </property>
       </widget>
      </item>
      <item row="7" column="1">
       <widget class="QLineEdit" name="cmd_name_lineedit_8">
        <property name="font">
         <font>
          <family>Century Schoolbook</family>
          <pointsize>12</pointsize>
         </font>
        </property>
       </widget>
      </item>
      <item row="4" column="0">
       <widget class="QLineEdit" name="str_lineedit_5">
        <property name="font">
         <font>
          <family>Century Schoolbook</family>
          <pointsize>12</pointsize>
         </font>
        </property>
       </widget>
      </item>
      <item row="14" column="1">
       <widget class="QLineEdit" name="cmd_name_lineedit_15">
        <property name="font">
         <font>
          <family>Century Schoolbook</family>
          <pointsize>12</pointsize>
         </font>
        </property>
       </widget>
      </item>
      <item row="0" column="1">
       <widget class="QLineEdit" name="cmd_name_lineedit_1">
        <property name="font">
         <font>
          <family>Century Schoolbook</family>
          <pointsize>12</pointsize>
         </font>
        </property>
       </widget>
      </item>
      <item row="3" column="3">
       <widget class="QLineEdit" name="str_lineedit_24">
        <property name="font">
         <font>
          <family>Century Schoolbook</family>
          <pointsize>12</pointsize>
         </font>
        </property>
       </widget>
      </item>
      <item row="19" column="3">
       <widget class="QLineEdit" name="str_lineedit_40">
        <property name="font">
         <font>
          <family>Century Schoolbook</family>
          <pointsize>12</pointsize>
         </font>
        </property>
       </widget>
      </item>
      <item row="12" column="3">
       <widget class="QLineEdit" name="str_lineedit_33">
        <property name="font">
         <font>
          <family>Century Schoolbook</family>
          <pointsize>12</pointsize>
         </font>
        </property>
       </widget>
      </item>
      <item row="1" column="4">
       <widget class="QLineEdit" name="cmd_name_lineedit_22">
        <property name="font">
         <font>
          <family>Century Schoolbook</family>
          <pointsize>12</pointsize>
         </font>
        </property>
       </widget>
      </item>
      <item row="7" column="4">
       <widget class="QLineEdit" name="cmd_name_lineedit_28">
        <property name="font">
         <font>
          <family>Century Schoolbook</family>
          <pointsize>12</pointsize>
         </font>
        </property>
       </widget>
      </item>
      <item row="5" column="0">
       <widget class="QLineEdit" name="str_lineedit_6">
        <property name="font">
         <font>
          <family>Century Schoolbook</family>
          <pointsize>12</pointsize>
         </font>
        </property>
       </widget>
      </item>
      <item row="17" column="4">
       <widget class="QLineEdit" name="cmd_name_lineedit_38">
        <property name="font">
         <font>
          <family>Century Schoolbook</family>
          <pointsize>12</pointsize>
         </font>
        </property>
       </widget>
      </item>
      <item row="19" column="4">
       <widget class="QLineEdit" name="cmd_name_lineedit_40">
        <property name="font">
         <font>
          <family>Century Schoolbook</family>
          <pointsize>12</pointsize>
         </font>
        </property>
       </widget>
      </item>
     </layout>
    </widget>
   </item>
  </layout>
 </widget>
 <resources/>
 <connections/>
</ui>
